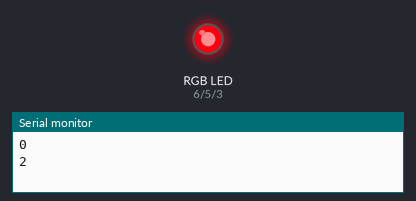
A sketch run on a simulated Arduino Uno, built with avr-gcc and run on an emulated ATmega328P. Parts: an RGB LED mixed from three pins (HIGH = lit), the last lines printed to the serial monitor. Dim RGB values are drawn brighter than linear; random numbers use the default seed unless the sketch sets one.

Above: at 0.15 s.
At 4.36 s:
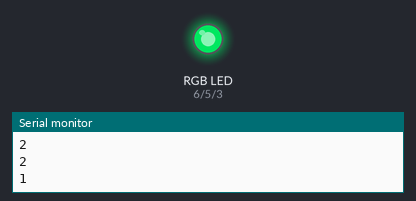
At 9.78 s:
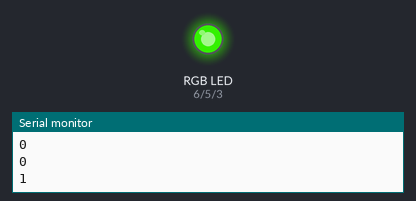
At 19.71 s:
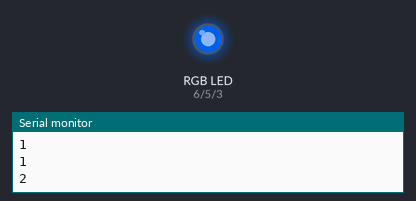
At 29.94 s:
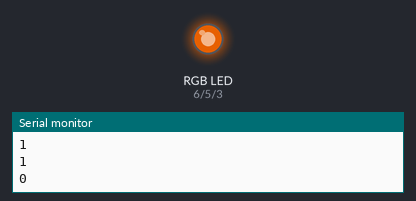
At 39.57 s:
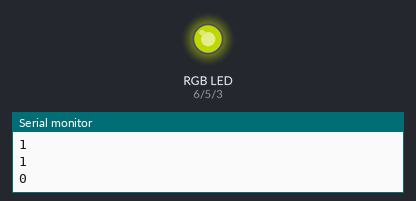
Timing chart, 0 to 39.9 s (numbered marks = the images above):
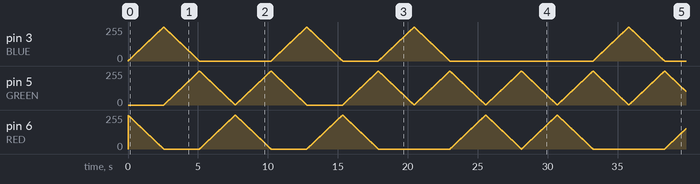

The sketch:

RGB_LED_serial.ino
```cpp
//www.elegoo.com
//2016.12.8

// Define Pins
#define BLUE 3
#define GREEN 5
#define RED 6

void setup()
{
pinMode(RED, OUTPUT);
pinMode(GREEN, OUTPUT);
pinMode(BLUE, OUTPUT);
digitalWrite(RED, HIGH);
digitalWrite(GREEN, LOW);
digitalWrite(BLUE, LOW);
Serial.begin(9600);
}

// define variables
int redValue=255;
int greenValue=0;
int blueValue=0;
int startColor=0;
int endColor;
int inc[3];


// main loop
void loop()
{
#define delayTime 10 // fading time between colors
inc[0]=0;
inc[1]=0;
inc[2]=0;

endColor=(startColor+random(1,3))%3;

inc[startColor]=-1;
inc[endColor]=+1;
// this is unnecessary as we've either turned on RED in SETUP
// or in the previous loop ... regardless, this turns RED off
// analogWrite(RED, 0);
// delay(1000);
Serial.println(String(startColor));
Serial.println(String(endColor));
for(int i = 0; i < 255; i += 1) // fades out red bring green full when i=255
{

redValue+=inc[0];
greenValue+=inc[1];
blueValue+=inc[2];
// The following was reversed, counting in the wrong directions
// analogWrite(RED, 255 - redValue);
// analogWrite(GREEN, 255 - greenValue);
analogWrite(RED, redValue);
analogWrite(GREEN, greenValue);
analogWrite(BLUE, blueValue);
delay(delayTime);
}

startColor=endColor;
}
```
